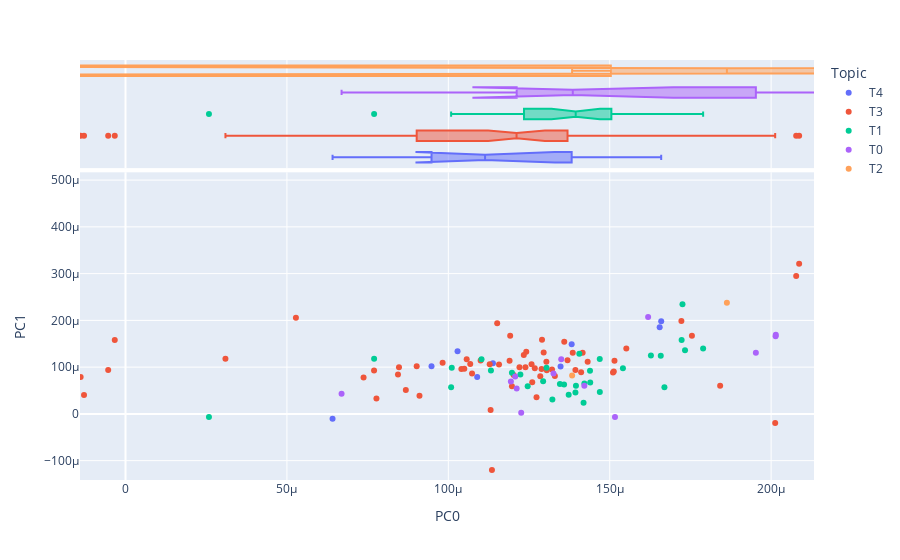

The notebook cell this image was saved under:
### Code cell
display(vis_pcs(DCM_TOPIC_Rank.reset_index(), 0, 1, 'Topic'))

### Figure 1 — Plotly figure (JSON) as saved in the notebook; plotly's stock layout.template omitted (floating-point values rounded to 4 significant figures)
{"data": [{"hovertemplate": "<b>%{hovertext}</b><br><br>Topic=T4<br>PC0=%{x}<br>PC1=%{y}<extra></extra>", "hovertext": ["2 Chainz", "A Boogie wit da Hoodie", "Action Bronson", "Denzel Curry", "Gucci Mane", "Juelz Santana", "Lil Uzi Vert", "Mac Dre", "Migos", "Nicki Minaj"], "legendgroup": "T4", "marker": {"color": "#636efa", "symbol": "circle"}, "mode": "markers", "name": "T4", "orientation": "v", "showlegend": true, "type": "scatter", "x": [0.0001382, 0.0001348, 0.0001089, 6.414e-05, 0.0001655, -0.003725, 0.0001138, 9.48e-05, 0.0001659, 0.0001029], "xaxis": "x", "y": [0.0001487, 0.0001014, 7.9e-05, -1.045e-05, 0.0001851, -1.181e-05, 0.0001082, 0.0001016, 0.0001984, 0.0001341], "yaxis": "y"}, {"alignmentgroup": "True", "hovertemplate": "<b>%{hovertext}</b><br><br>Topic=T4<br>PC0=%{x}<extra></extra>", "hovertext": ["2 Chainz", "A Boogie wit da Hoodie", "Action Bronson", "Denzel Curry", "Gucci Mane", "Juelz Santana", "Lil Uzi Vert", "Mac Dre", "Migos", "Nicki Minaj"], "legendgroup": "T4", "marker": {"color": "#636efa", "symbol": "circle"}, "name": "T4", "notched": true, "offsetgroup": "T4", "showlegend": false, "type": "box", "x": [0.0001382, 0.0001348, 0.0001089, 6.414e-05, 0.0001655, -0.003725, 0.0001138, 9.48e-05, 0.0001659, 0.0001029], "xaxis": "x2", "yaxis": "y2"}, {"hovertemplate": "<b>%{hovertext}</b><br><br>Topic=T3<br>PC0=%{x}<br>PC1=%{y}<extra></extra>", "hovertext": ["21 Savage", "2Pac", "50 Cent", "Ab-Soul", "Big L", "Big Sean", "Bun B", "Busta Rhymes", "Childish Gambino", "Common", "Cypress Hill", "DMX", "Danny Brown", "E-40", "Eve", "Fat Joe", "Flatbush Zombies", "Foxy Brown", "Future", "G-Eazy", "GZA", "Geto Boys", "Ghostface Killah", "Goodie Mob", "Hopsin", "Insane Clown Posse", "Jadakiss", "Jay Rock", "Jean Grae", "Joe Budden", "Juvenile", "Kendrick Lamar", "Kevin Gates", "Kid Ink", "Kodak Black", "Kool G Rap", "Lil Baby", "Lil Durk", "Lil Wayne", "Lil Yachty", "Logic", "Mac Miller", "Master P", "Meek Mill", "Method Man", "Mobb Deep", "Nas", "RZA", "Raekwon", "Redman", "Rich Homie Quan", "Rick Ross", "ScHoolboy Q", "Scarface", "Snoop Dogg", "T.I.", "The Game", "Three 6 Mafia", "Trick Daddy", "Trina", "Tyga", "UGK", "Vince Staples", "Wale", "Wiz Khalifa", "Wu-Tang Clan", "Xzibit", "YG", "Young Thug", "YoungBoy Never Broke Again"], "legendgroup": "T3", "marker": {"color": "#EF553B", "symbol": "circle"}, "mode": "markers", "name": "T3", "orientation": "v", "showlegend": true, "type": "scatter", "x": [0.0003973, 0.0001285, 7.773e-05, 0.0001202, -4.359e-05, 0.000122, 0.0001131, 0.0001135, 0.0001432, 0.0001515, 8.684e-05, 9.02e-05, -6.448e-05, 0.0001241, 0.0001755, 3.096e-05, 8.471e-05, 9.107e-05, 0.000129, 0.0001268, -1.285e-05, 0.0001369, -5.362e-06, 0.0001305, 0.0001197, 0.0001239, 7.7e-05, 0.0001321, 0.0001273, 0.000126, 0.0001359, 0.000151, 0.0001411, 0.00011, 0.0001385, 7.375e-05, 0.000119, 0.0001551, 0.0001068, 0.0002637, 0.0001128, 0.0001394, 5.279e-05, 0.0001234, -6.038e-05, -1.39e-05, 9.823e-05, -0.0006764, -3.327e-06, 0.0001295, 0.0001057, 0.000105, 0.0001722, 0.0001289, 0.0001151, 8.441e-05, 0.000104, 0.0002013, 0.0001304, 0.0002087, 0.0001416, 0.0001157, 0.0001513, 0.000133, 0.0001842, -0.0004483, 0.0001073, 0.0002078, 0.0001192, 0.0001258], "xaxis": "x", "y": [0.0004187, 8.037e-05, 3.306e-05, 8.341e-05, 8.884e-05, 9.972e-05, 8.185e-06, -0.0001202, 0.0001117, 0.0001136, 5.092e-05, 0.0001017, 0.0001273, 0.0001328, 0.0001673, 0.0001181, 9.959e-05, 3.885e-05, 0.0001588, 9.759e-05, 4.024e-05, 0.0001146, 9.397e-05, 9.334e-05, 5.899e-05, 9.995e-05, 9.302e-05, 9.468e-05, 3.58e-05, 6.743e-05, 0.0001543, 8.862e-05, 8.9e-05, 0.0001144, 0.0001305, 7.791e-05, 0.0001138, 0.0001399, 0.0001068, -0.0004195, 0.0001061, 9.388e-05, 0.0002056, 0.0001259, 0.0001036, 7.863e-05, 0.0001094, 0.0001739, 0.0001583, 0.0001315, 0.0001169, 9.651e-05, 0.0001989, 9.586e-05, 0.0001941, 8.429e-05, 9.618e-05, -1.922e-05, 0.0001115, 0.0003211, 0.0001306, 0.0001054, 9.059e-05, 8.078e-05, 6.011e-05, 9.281e-05, 8.654e-05, 0.000295, 0.0001671, 0.000106], "yaxis": "y"}, {"alignmentgroup": "True", "hovertemplate": "<b>%{hovertext}</b><br><br>Topic=T3<br>PC0=%{x}<extra></extra>", "hovertext": ["21 Savage", "2Pac", "50 Cent", "Ab-Soul", "Big L", "Big Sean", "Bun B", "Busta Rhymes", "Childish Gambino", "Common", "Cypress Hill", "DMX", "Danny Brown", "E-40", "Eve", "Fat Joe", "Flatbush Zombies", "Foxy Brown", "Future", "G-Eazy", "GZA", "Geto Boys", "Ghostface Killah", "Goodie Mob", "Hopsin", "Insane Clown Posse", "Jadakiss", "Jay Rock", "Jean Grae", "Joe Budden", "Juvenile", "Kendrick Lamar", "Kevin Gates", "Kid Ink", "Kodak Black", "Kool G Rap", "Lil Baby", "Lil Durk", "Lil Wayne", "Lil Yachty", "Logic", "Mac Miller", "Master P", "Meek Mill", "Method Man", "Mobb Deep", "Nas", "RZA", "Raekwon", "Redman", "Rich Homie Quan", "Rick Ross", "ScHoolboy Q", "Scarface", "Snoop Dogg", "T.I.", "The Game", "Three 6 Mafia", "Trick Daddy", "Trina", "Tyga", "UGK", "Vince Staples", "Wale", "Wiz Khalifa", "Wu-Tang Clan", "Xzibit", "YG", "Young Thug", "YoungBoy Never Broke Again"], "legendgroup": "T3", "marker": {"color": "#EF553B", "symbol": "circle"}, "name": "T3", "notched": true, "offsetgroup": "T3", "showlegend": false, "type": "box", "x": [0.0003973, 0.0001285, 7.773e-05, 0.0001202, -4.359e-05, 0.000122, 0.0001131, 0.0001135, 0.0001432, 0.0001515, 8.684e-05, 9.02e-05, -6.448e-05, 0.0001241, 0.0001755, 3.096e-05, 8.471e-05, 9.107e-05, 0.000129, 0.0001268, -1.285e-05, 0.0001369, -5.362e-06, 0.0001305, 0.0001197, 0.0001239, 7.7e-05, 0.0001321, 0.0001273, 0.000126, 0.0001359, 0.000151, 0.0001411, 0.00011, 0.0001385, 7.375e-05, 0.000119, 0.0001551, 0.0001068, 0.0002637, 0.0001128, 0.0001394, 5.279e-05, 0.0001234, -6.038e-05, -1.39e-05, 9.823e-05, -0.0006764, -3.327e-06, 0.0001295, 0.0001057, 0.000105, 0.0001722, 0.0001289, 0.0001151, 8.441e-05, 0.000104, 0.0002013, 0.0001304, 0.0002087, 0.0001416, 0.0001157, 0.0001513, 0.000133, 0.0001842, -0.0004483, 0.0001073, 0.0002078, 0.0001192, 0.0001258], "xaxis": "x2", "yaxis": "y2"}, {"hovertemplate": "<b>%{hovertext}</b><br><br>Topic=T1<br>PC0=%{x}<br>PC1=%{y}<extra></extra>", "hovertext": ["A Tribe Called Quest", "Atmosphere", "Beastie Boys", "Big Daddy Kane", "Biz Markie", "Blackalicious", "Brand Nubian", "Brother Ali", "Busdriver", "Canibus", "Das EFX", "De La Soul", "Eminem", "Gang Starr", "Immortal Technique", "K-Rino", "KRS-One", "Kano", "Kid Cudi", "Killah Priest", "Kool Keith", "Lupe Fiasco", "MF DOOM", "NF", "Public Enemy", "Rittz", "Russ", "Sage Francis", "Talib Kweli", "The Roots", "Twista", "Watsky"], "legendgroup": "T1", "marker": {"color": "#00cc96", "symbol": "circle"}, "mode": "markers", "name": "T1", "orientation": "v", "showlegend": true, "type": "scatter", "x": [0.0001789, 0.0001395, 0.0001658, 0.0001304, 0.0001723, 0.0001669, 0.0001406, 0.0001294, 0.0001469, 0.0001422, 0.0001725, 0.0001197, 0.000144, 0.0001011, 0.0001373, 0.0001394, 0.0001103, 7.701e-05, 0.0001469, 2.585e-05, 0.0001132, 0.0001419, 0.0001246, 0.0001346, 0.0001733, 0.0001541, 0.0001628, 0.0001322, 0.0001223, 0.0001359, 0.0001439, 0.0001009], "xaxis": "x", "y": [0.00014, 6.018e-05, 0.0001244, 9.856e-05, 0.0001583, 5.685e-05, 0.0001286, 6.992e-05, 4.687e-05, 6.526e-05, 0.0002343, 8.796e-05, 6.71e-05, 9.851e-05, 4.101e-05, 4.592e-05, 0.0001171, 0.000118, 0.0001177, -6.533e-06, 9.298e-05, 2.383e-05, 5.924e-05, 6.368e-05, 0.0001362, 9.746e-05, 0.0001251, 3.057e-05, 8.424e-05, 6.282e-05, 9.231e-05, 5.676e-05], "yaxis": "y"}, {"alignmentgroup": "True", "hovertemplate": "<b>%{hovertext}</b><br><br>Topic=T1<br>PC0=%{x}<extra></extra>", "hovertext": ["A Tribe Called Quest", "Atmosphere", "Beastie Boys", "Big Daddy Kane", "Biz Markie", "Blackalicious", "Brand Nubian", "Brother Ali", "Busdriver", "Canibus", "Das EFX", "De La Soul", "Eminem", "Gang Starr", "Immortal Technique", "K-Rino", "KRS-One", "Kano", "Kid Cudi", "Killah Priest", "Kool Keith", "Lupe Fiasco", "MF DOOM", "NF", "Public Enemy", "Rittz", "Russ", "Sage Francis", "Talib Kweli", "The Roots", "Twista", "Watsky"], "legendgroup": "T1", "marker": {"color": "#00cc96", "symbol": "circle"}, "name": "T1", "notched": true, "offsetgroup": "T1", "showlegend": false, "type": "box", "x": [0.0001789, 0.0001395, 0.0001658, 0.0001304, 0.0001723, 0.0001669, 0.0001406, 0.0001294, 0.0001469, 0.0001422, 0.0001725, 0.0001197, 0.000144, 0.0001011, 0.0001373, 0.0001394, 0.0001103, 7.701e-05, 0.0001469, 2.585e-05, 0.0001132, 0.0001419, 0.0001246, 0.0001346, 0.0001733, 0.0001541, 0.0001628, 0.0001322, 0.0001223, 0.0001359, 0.0001439, 0.0001009], "xaxis": "x2", "yaxis": "y2"}, {"hovertemplate": "<b>%{hovertext}</b><br><br>Topic=T0<br>PC0=%{x}<br>PC1=%{y}<extra></extra>", "hovertext": ["Aesop Rock", "CunninLynguists", "Drake", "Ice Cube", "Jedi Mind Tricks", "Juicy J", "Kanye West", "Ludacris", "MC Lyte", "Machine Gun Kelly", "Murs", "Nelly", "Skyzoo", "Travis Scott"], "legendgroup": "T0", "marker": {"color": "#ab63fa", "symbol": "circle"}, "mode": "markers", "name": "T0", "orientation": "v", "showlegend": true, "type": "scatter", "x": [0.0001226, 0.0001421, 0.0001516, 0.000135, 0.0001194, 0.0002014, 0.0001953, 0.0002014, 0.0002334, 0.0001207, 0.0001326, 6.693e-05, 0.0001212, 0.0001619], "xaxis": "x", "y": [2.205e-06, 6.007e-05, -6.404e-06, 0.0001167, 6.92e-05, 0.0001659, 0.0001307, 0.0001693, 0.0001879, 8.02e-05, 8.646e-05, 4.334e-05, 5.455e-05, 0.0002072], "yaxis": "y"}, {"alignmentgroup": "True", "hovertemplate": "<b>%{hovertext}</b><br><br>Topic=T0<br>PC0=%{x}<extra></extra>", "hovertext": ["Aesop Rock", "CunninLynguists", "Drake", "Ice Cube", "Jedi Mind Tricks", "Juicy J", "Kanye West", "Ludacris", "MC Lyte", "Machine Gun Kelly", "Murs", "Nelly", "Skyzoo", "Travis Scott"], "legendgroup": "T0", "marker": {"color": "#ab63fa", "symbol": "circle"}, "name": "T0", "notched": true, "offsetgroup": "T0", "showlegend": false, "type": "box", "x": [0.0001226, 0.0001421, 0.0001516, 0.000135, 0.0001194, 0.0002014, 0.0001953, 0.0002014, 0.0002334, 0.0001207, 0.0001326, 6.693e-05, 0.0001212, 0.0001619], "xaxis": "x2", "yaxis": "y2"}, {"hovertemplate": "<b>%{hovertext}</b><br><br>Topic=T2<br>PC0=%{x}<br>PC1=%{y}<extra></extra>", "hovertext": ["Death Grips", "Dizzee Rascal", "LL Cool J"], "legendgroup": "T2", "marker": {"color": "#FFA15A", "symbol": "circle"}, "mode": "markers", "name": "T2", "orientation": "v", "showlegend": true, "type": "scatter", "x": [0.0008306, 0.0001863, 0.0001383], "xaxis": "x", "y": [-0.01423, 0.0002375, 8.194e-05], "yaxis": "y"}, {"alignmentgroup": "True", "hovertemplate": "<b>%{hovertext}</b><br><br>Topic=T2<br>PC0=%{x}<extra></extra>", "hovertext": ["Death Grips", "Dizzee Rascal", "LL Cool J"], "legendgroup": "T2", "marker": {"color": "#FFA15A", "symbol": "circle"}, "name": "T2", "notched": true, "offsetgroup": "T2", "showlegend": false, "type": "box", "x": [0.0008306, 0.0001863, 0.0001383], "xaxis": "x2", "yaxis": "y2"}], "layout": {"autosize": true, "legend": {"title": {"text": "Topic"}, "tracegroupgap": 0}, "margin": {"t": 60}, "xaxis": {"anchor": "y", "autorange": false, "domain": [0, 1], "range": [-1.41e-05, 0.0002133], "title": {"text": "PC0"}, "type": "linear"}, "xaxis2": {"anchor": "y2", "autorange": false, "domain": [0, 1], "matches": "x", "range": [-1.41e-05, 0.0002133], "showgrid": true, "showticklabels": false, "type": "linear"}, "yaxis": {"anchor": "x", "autorange": false, "domain": [0, 0.7326], "range": [-0.0001414, 0.0005167], "title": {"text": "PC1"}, "type": "linear"}, "yaxis2": {"anchor": "x2", "autorange": true, "domain": [0.7426, 1], "matches": "y2", "range": [-0.5, 4.5], "showgrid": false, "showline": false, "showticklabels": false, "ticks": "", "type": "category"}}}
